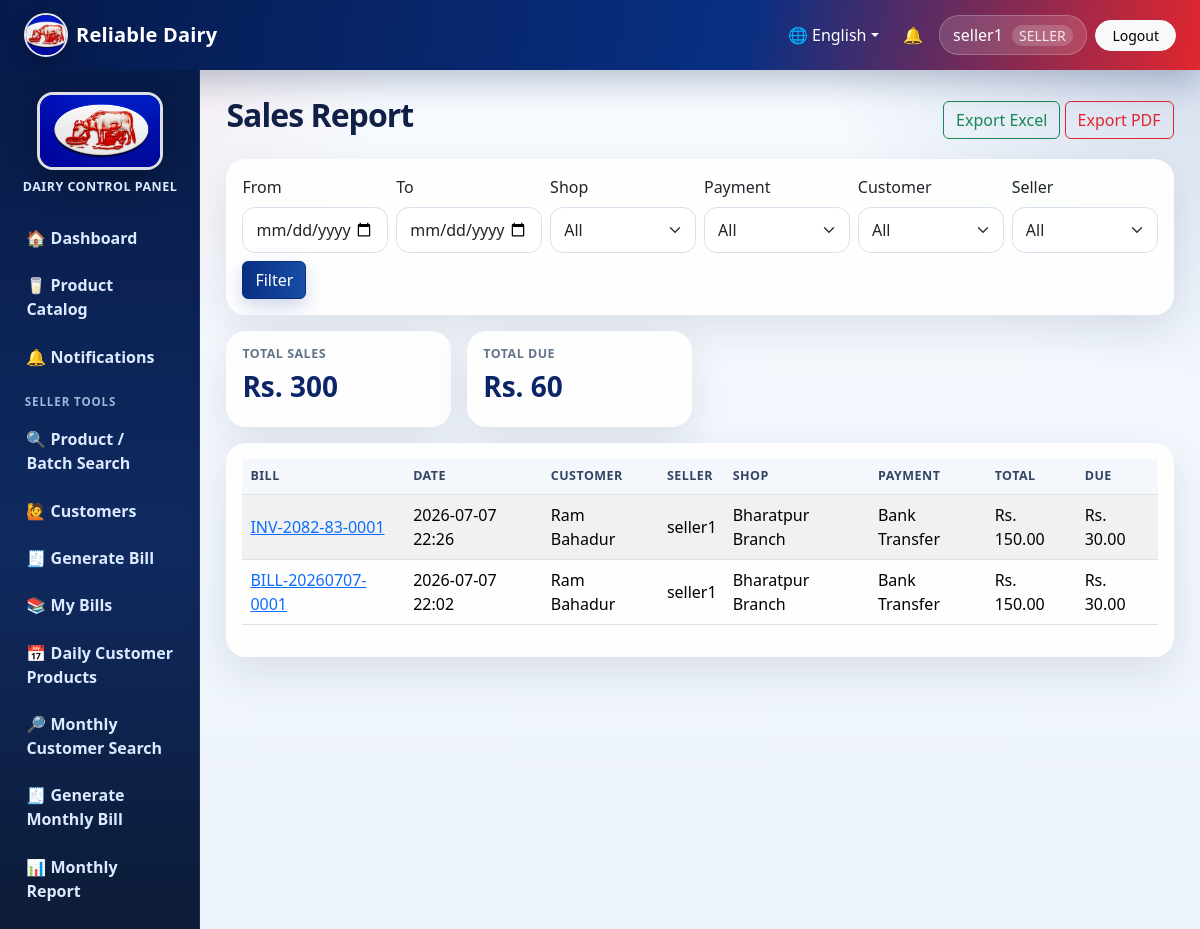
Screenshot of /reports/sales/ (signed in) with the database file from the repository.
### core/models.py (models this page shows, shortened)
class DairyProfile(models.Model):
    name = models.CharField(max_length=150, default='Reliable Dairy')
    address = models.CharField(max_length=255, blank=True)
    pan_number = models.CharField(max_length=50, blank=True)
    contact_number = models.CharField(max_length=30, blank=True)
    email = models.EmailField(blank=True)
    logo_url = models.URLField(blank=True, help_text='Optional URL/path to logo')
    bill_header = models.CharField(max_length=255, blank=True)
    bill_footer = models.CharField(max_length=255, blank=True)
    terms_conditions = models.TextField(blank=True)
    updated_at = models.DateTimeField(auto_now=True)
    @classmethod
    def get_solo(cls):
        obj, _ = cls.objects.get_or_create(pk=1)
        return obj

class UserProfile(models.Model):
    user = models.OneToOneField(User, on_delete=models.CASCADE, related_name='profile')
    role = models.CharField(max_length=20, choices=Role.choices, default=Role.CUSTOMER)
    phone = models.CharField(max_length=30, blank=True)
    address = models.CharField(max_length=255, blank=True)

class Sale(models.Model):
    class Status(models.TextChoices):
        PAID = 'PAID', 'Paid'
        DUE = 'DUE', 'Due'
        CANCELLED = 'CANCELLED', 'Cancelled'
    bill_number = models.CharField(max_length=80, unique=True, editable=False)
    fiscal_year = models.ForeignKey(FiscalYear, on_delete=models.PROTECT, blank=True, null=True)
    invoice_sequence = models.PositiveIntegerField(default=0, editable=False)
    is_monthly_bill = models.BooleanField(default=False)
    billing_period_start = models.DateField(blank=True, null=True)
    billing_period_end = models.DateField(blank=True, null=True)
    seller = models.ForeignKey(User, on_delete=models.PROTECT, related_name='sales')
    customer = models.ForeignKey(Customer, on_delete=models.PROTECT, related_name='sales')
    shop = models.ForeignKey(Shop, on_delete=models.SET_NULL, blank=True, null=True)
    payment_method = models.ForeignKey(PaymentMethod, on_delete=models.PROTECT)
    discount = models.DecimalField(max_digits=12, decimal_places=2, default=Decimal('0.00'))
    total_amount = models.DecimalField(max_digits=12, decimal_places=2, default=Decimal('0.00'))
    paid_amount = models.DecimalField(max_digits=12, decimal_places=2, default=Decimal('0.00'))
    due_amount = models.DecimalField(max_digits=12, decimal_places=2, default=Decimal('0.00'))
    status = models.CharField(max_length=20, choices=Status.choices, default=Status.PAID)
    created_at = models.DateTimeField(auto_now_add=True)
    class Meta:
        ordering = ['-created_at']

class Customer(models.Model):
    class Type(models.TextChoices):
        REGULAR = 'REGULAR', 'Regular'
        WALK_IN = 'WALK_IN', 'Walk-in'
    class Status(models.TextChoices):
        ACTIVE = 'ACTIVE', 'Active'
        INACTIVE = 'INACTIVE', 'Inactive'
    user = models.OneToOneField(User, on_delete=models.SET_NULL, blank=True, null=True, related_name='customer_record')
    name = models.CharField(max_length=150)
    mobile_number = models.CharField(max_length=30, unique=True)
    address = models.CharField(max_length=255, blank=True)
    email = models.EmailField(blank=True)
    customer_type = models.CharField(max_length=20, choices=Type.choices, default=Type.REGULAR)
    status = models.CharField(max_length=20, choices=Status.choices, default=Status.ACTIVE)
    created_at = models.DateTimeField(auto_now_add=True)
    class Meta:
        ordering = ['name']

class Shop(models.Model):
    name = models.CharField(max_length=120, unique=True)
    address = models.CharField(max_length=255, blank=True)
    active = models.BooleanField(default=True)
    class Meta:
        ordering = ['name']

class PaymentMethod(models.Model):
    name = models.CharField(max_length=80, unique=True)
    active = models.BooleanField(default=True)
    payment_image = models.FileField(upload_to='payment_methods/', blank=True, help_text='Optional QR/payment image shown on invoice top-right.')
    class Meta:
        ordering = ['name']

### core/views.py (the view)
# urls.py: path('reports/sales/', views.sales_report, name='sales_report'),
@role_required(Role.ADMIN, Role.SELLER)
def sales_report(request):
    sales = Sale.objects.select_related('customer', 'seller', 'shop', 'payment_method').prefetch_related('items__product')
    if get_role(request.user) == Role.SELLER:
        sales = sales.filter(seller=request.user)
    date_from = request.GET.get('date_from')
    date_to = request.GET.get('date_to')
    shop = request.GET.get('shop')
    payment = request.GET.get('payment')
    customer = request.GET.get('customer')
    seller = request.GET.get('seller')
    if date_from:
        sales = sales.filter(created_at__date__gte=date_from)
    if date_to:
        sales = sales.filter(created_at__date__lte=date_to)
    if shop:
        sales = sales.filter(shop_id=shop)
    if payment:
        sales = sales.filter(payment_method_id=payment)
    if customer:
        sales = sales.filter(customer_id=customer)
    if seller:
        sales = sales.filter(seller_id=seller)
    total_sales = sales.aggregate(total=Sum('total_amount'), due=Sum('due_amount'))
    if request.GET.get('export') == 'excel':
        return export_sales_excel(sales)
    if request.GET.get('export') == 'pdf':
        return export_sales_pdf(sales, total_sales)
    context = {
        'sales': sales.order_by('-created_at'),
        'total_amount': total_sales['total'] or Decimal('0.00'),
        'total_due': total_sales['due'] or Decimal('0.00'),
        'shops': Shop.objects.filter(active=True),
        'payments': PaymentMethod.objects.filter(active=True),
        'customers': Customer.objects.all(),
        'sellers': User.objects.filter(pk=request.user.pk) if get_role(request.user) == Role.SELLER else User.objects.filter(profile__role=Role.SELLER),
        'filters': request.GET,
    }
    return render(request, 'core/sales_report.html', context)

### core/templates/core/sales_report.html (shortened to what this page needs)
{% extends 'core/base.html' %}
{% block content %}
<div class="d-flex justify-content-between align-items-center mb-3"><h2>Sales Report</h2><div><a class="btn btn-outline-success" href="?{{ request.GET.urlencode }}&export=excel">Export Excel</a> <a class="btn btn-outline-danger" href="?{{ request.GET.urlencode }}&export=pdf">Export PDF</a></div></div>
<div class="card card-stat mb-3"><div class="card-body">
<form method="get" class="row g-2">
    <div class="col-md-2"><label class="form-label">From</label><input type="date" name="date_from" value="{{ filters.date_from }}" class="form-control"></div>
    <div class="col-md-2"><label class="form-label">To</label><input type="date" name="date_to" value="{{ filters.date_to }}" class="form-control"></div>
    <div class="col-md-2"><label class="form-label">Shop</label><select name="shop" class="form-select"><option value="">All</option></select></div>
    <div class="col-md-2"><label class="form-label">Payment</label><select name="payment" class="form-select"><option value="">All</option></select></div>
    <div class="col-md-2"><label class="form-label">Customer</label><select name="customer" class="form-select"><option value="">All</option></select></div>
    <div class="col-md-2"><label class="form-label">Seller</label><select name="seller" class="form-select"><option value="">All</option></select></div>
    <div class="col-md-auto align-self-end"><button class="btn btn-primary">Filter</button></div>
</form>
</div></div>
<div class="row g-3 mb-3"><div class="col-md-3"><div class="card card-stat"><div class="card-body"><h6>Total Sales</h6><h3>Rs. {{ total_amount }}</h3></div></div></div><div class="col-md-3"><div class="card card-stat"><div class="card-body"><h6>Total Due</h6><h3>Rs. {{ total_due }}</h3></div></div></div></div>
<div class="card card-stat"><div class="card-body table-responsive"><table class="table table-striped align-middle">
<thead><tr><th>Bill</th><th>Date</th><th>Customer</th><th>Seller</th><th>Shop</th><th>Payment</th><th>Total</th><th>Due</th></tr></thead>
<tbody>{% for sale in sales %}<tr><td><a href="{% url 'sale_detail' sale.pk %}">{{ sale.bill_number }}</a></td><td>{{ sale.created_at|date:'Y-m-d H:i' }}</td><td>{{ sale.customer.name }}</td><td>{{ sale.seller.username }}</td><td>{{ sale.shop.name|default:'-' }}</td><td>{{ sale.payment_method.name }}</td><td>Rs. {{ sale.total_amount }}</td><td>Rs. {{ sale.due_amount }}</td></tr>{% empty %}<tr><td colspan="8">No sales found.</td></tr>{% endfor %}</tbody>
</table></div></div>
{% endblock %}

### core/templates/core/base.html (shortened to what this page needs)
{% load static %}
<!doctype html>
<html lang="{{ current_language|default:'en' }}">
<head>
    <link href="https://cdn.jsdelivr.net/npm/bootstrap@5.3.3/dist/css/bootstrap.min.css" rel="stylesheet">
    <link href="{% static 'css/app.css' %}" rel="stylesheet">
</head>
<body>
<nav class="navbar navbar-expand-lg app-navbar no-print">
    <div class="container-fluid px-3 px-lg-4">
        <a class="navbar-brand d-flex align-items-center gap-2" href="{% url 'dashboard' %}">
            <img src="{{ site_logo_url }}" alt="Logo" class="brand-logo">
            <span>{{ dairy_profile.name|default:'Dairy Management System' }}</span>
        </a>
        <div class="collapse navbar-collapse" id="topNav">
            <ul class="navbar-nav ms-auto align-items-lg-center gap-lg-2">
                <li class="nav-item dropdown">
                    <a class="nav-link dropdown-toggle text-white" href="#" role="button" data-bs-toggle="dropdown">🌐 {% if current_language == 'ne' %}नेपाली{% else %}English{% endif %}</a>
                </li>
                {% if user.is_authenticated %}
                    <li class="nav-item"><a class="nav-link text-white position-relative" href="{% url 'notifications' %}">🔔 </a></li>
                    <li class="nav-item"><span class="nav-link user-pill">{{ user.username }} {% if current_role %}<small>{{ current_role }}</small>{% endif %}</span></li>
                    <li class="nav-item"><a class="btn btn-light btn-sm rounded-pill px-3" href="{% url 'logout' %}">{{ L.logout }}</a></li>
                {% endif %}
            </ul>
        </div>
    </div>
</nav>
<div class="container-fluid page-shell">
    <div class="row g-0">
        {% if user.is_authenticated %}
        <aside class="col-md-3 col-lg-2 sidebar no-print">
            <div class="sidebar-logo text-center">
                <img src="{{ bill_logo_url }}" alt="Dairy Logo" class="sidebar-image">
                <div class="sidebar-title">Dairy Control Panel</div>
            </div>
            <a href="{% url 'dashboard' %}">🏠 {{ L.dashboard }}</a>
            <a href="{% url 'product_catalog' %}">🥛 {{ L.product_catalog }}</a>
            <a href="{% url 'notifications' %}">🔔 {{ L.notifications }} {% if unread_notifications %}<span class="badge bg-danger ms-1">{{ unread_notifications }}</span>{% endif %}</a>
            {% if current_role == Role.ADMIN %}
                <div class="sidebar-section">{{ L.administration }}</div>
                <a href="{% url 'dairy_profile' %}">🏢 {{ L.dairy_profile }}</a>
                <a href="{% url 'user_list' %}">👥 {{ L.users }}</a>
                <a href="{% url 'shop_list' %}">🏬 {{ L.shops }}</a>
                <a href="{% url 'unit_list' %}">⚖️ {{ L.units }}</a>
                <a href="{% url 'product_list' %}">🥛 {{ L.products }}</a>
                <a href="{% url 'receiving_list' %}">📦 {{ L.daily_receiving }}</a>
                <a href="{% url 'customer_list' %}">🙋 {{ L.customers }}</a>
                <a href="{% url 'payment_list' %}">💳 {{ L.payments }}</a>
                <a href="{% url 'fiscal_year_list' %}">📅 Fiscal Years</a>
                <a href="{% url 'bill_template_list' %}">🧾 {{ L.bill_format }}</a>
                <a href="{% url 'system_settings' %}">⚙️ {{ L.system_settings }}</a>
                <div class="sidebar-section">{{ L.sales_reports }}</div>
                <a href="{% url 'sale_list' %}">🧾 {{ L.bills_sales }}</a>
                <a href="{% url 'daily_customer_entries' %}">📅 Daily Customer Products</a>
                <a href="{% url 'monthly_customer_search' %}">🔎 Monthly Customer Search</a>
                <a href="{% url 'monthly_bill_create' %}">🧾 Generate Monthly Bill</a>
                <a href="{% url 'mis_reports' %}">📊 {{ L.mis_reports }}</a>
                <a href="{% url 'sales_report' %}">📈 {{ L.sales_report }}</a>
                <a href="{% url 'stock_report' %}">📦 {{ L.stock_report }}</a>
                <a href="{% url 'audit_logs' %}">🕘 {{ L.activity_logs }}</a>
                <a href="{% url 'backup_restore' %}">💾 {{ L.backup_restore }}</a>
            {% elif current_role == Role.SELLER %}
                <div class="sidebar-section">{{ L.seller_tools }}</div>
                <a href="{% url 'batch_search' %}">🔍 {{ L.product_search }}</a>
                <a href="{% url 'customer_list' %}">🙋 {{ L.customers }}</a>
                <a href="{% url 'sale_create' %}">🧾 {{ L.generate_bill }}</a>
                <a href="{% url 'sale_list' %}">📚 {{ L.my_bills }}</a>
                <a href="{% url 'daily_customer_entries' %}">📅 Daily Customer Products</a>
                <a href="{% url 'monthly_customer_search' %}">🔎 Monthly Customer Search</a>
                <a href="{% url 'monthly_bill_create' %}">🧾 Generate Monthly Bill</a>
                <a href="{% url 'mis_reports' %}?type=monthly_sales">📊 Monthly Report</a>
            {% else %}
                <div class="sidebar-section">{{ L.customer }}</div>
                <a href="{% url 'customer_dashboard' %}">🧾 {{ L.my_profile_bills }}</a>
                <a href="{% url 'customer_profile' %}">🙋 {{ L.dairy_profile }}</a>
                <a href="{% url 'change_password' %}">🔐 {{ L.change_password }}</a>
            {% endif %}
        </aside>
        <main class="col-md-9 col-lg-10 main-content">
        {% else %}
        <main class="col-12 main-content login-main">
        {% endif %}
            {% block content %}{% endblock %}
        </main>
    </div>
</div>
</body>
</html>

### rows the page displays
DairyProfile: name "Reliable Dairy"
UserProfile: role "SELLER"
Sale: bill_number "INV-2082-83-0001", created_at "2026-07-07 22:26", customer.name "Ram Bahadur", seller.username "seller1", shop.name "Bharatpur Branch", payment_method.name "Bank Transfer", total_amount "150.00", due_amount "30.00"
Sale: bill_number "BILL-20260707-0001", created_at "2026-07-07 22:02", customer.name "Ram Bahadur", seller.username "seller1", shop.name "Bharatpur Branch", payment_method.name "Bank Transfer", total_amount "150.00", due_amount "30.00"

### other values shown
{{ user.username }} "seller1"
{{ L.logout }} "Logout"
{{ L.dashboard }} "Dashboard"
{{ L.product_catalog }} "Product Catalog"
{{ L.notifications }} "Notifications"
{{ L.seller_tools }} "SELLER TOOLS"
{{ L.product_search }} "Product / Batch Search"
{{ L.customers }} "Customers"
{{ L.generate_bill }} "Generate Bill"
{{ L.my_bills }} "My Bills"
{{ total_amount }} "300"
{{ total_due }} "60"
